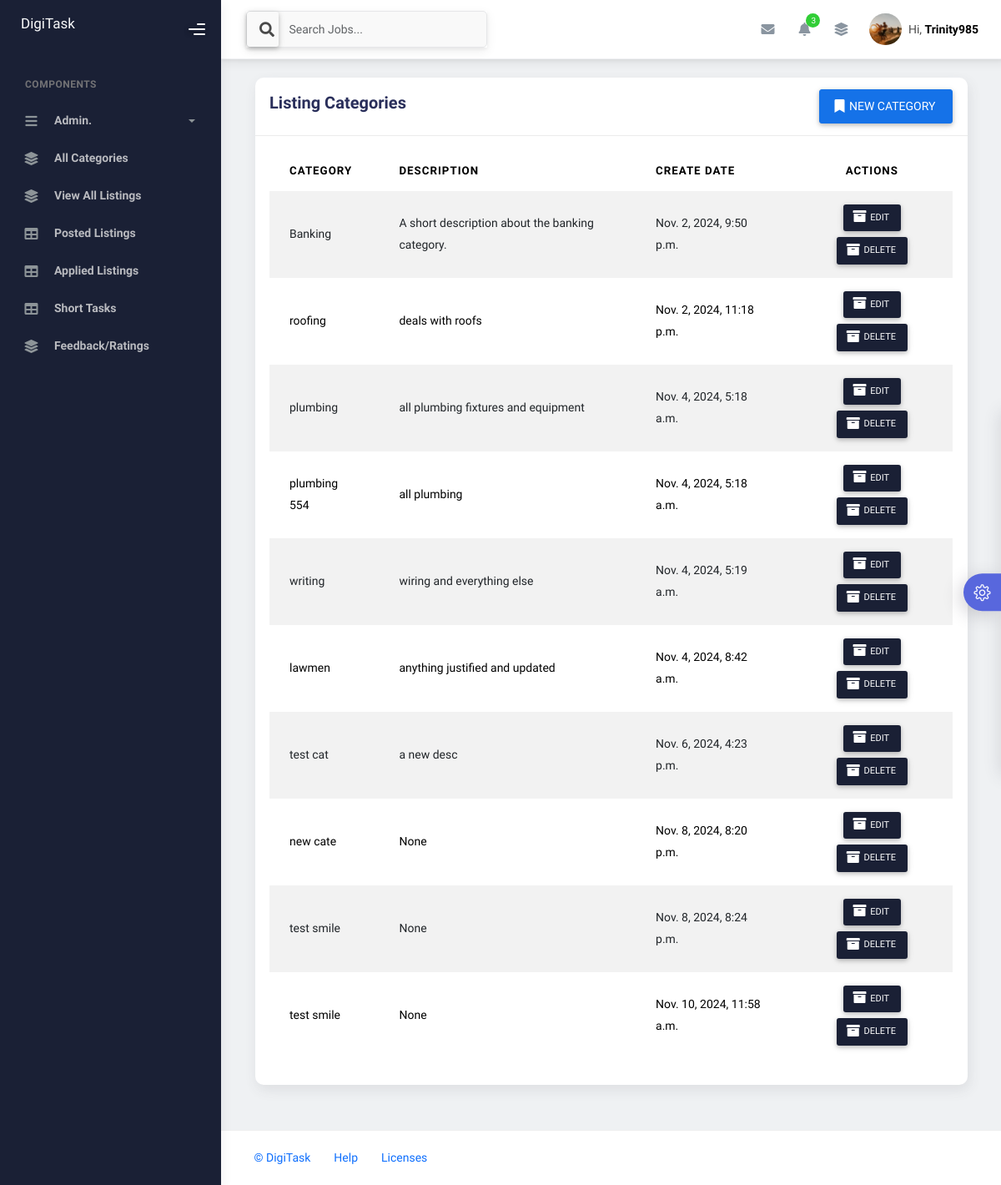
Page /dash/categories/ (signed in) on the committed database.
### chats/models.py (models this page shows, shortened)
class Profile(models.Model):
    user = models.OneToOneField(User, on_delete=models.CASCADE, related_name="profile")
    phone = models.CharField(max_length=15, blank=True, null=True)
    company = models.ForeignKey(Company, on_delete=models.SET_NULL, blank=True, null=True)
    bio = models.TextField(blank=True, null=True)
    instagram = models.CharField(max_length=100, blank=True, null=True)
    linkedin = models.CharField(max_length=100, blank=True, null=True)
    avatar = models.ImageField(null=True, default="avatar5.png")

### dash/models.py (models this page shows, shortened)
class Category(models.Model):
    category = models.CharField(max_length=50)
    description = models.TextField(null=True, blank=True)
    create_date = models.DateTimeField(auto_now_add=True)

### dash/views.py (the view)
# urls.py: path('categories/', views.categories, name="categories"),
@login_required(login_url='sign_in')
def categories(request):
    if request.method == 'POST':
        source = request.POST.get('source')
        category = request.POST.get('category'),
        description = request.POST.get('description')
        if source == 'new_category':
            Category.objects.create(category=category, description=description)
            messages.success(request, "New category added")
            return redirect('categories')
        elif source == 'edit_category':
            item_id = request.POST.get('id')
            category = get_object_or_404(Category, id=item_id)
            category.category = request.POST.get('category')
            category.description = request.POST.get('description')
            category.save()
            messages.success(request, "Category succesfully updated.")
            return redirect('categories')
    else:
        categories = Category.objects.all()
        context = {'categories': categories}
        return render(request, 'dash_categories.html', context)

### chats/context_processors.py (called while the page is built)
def user_profile(request):
    if request.user.is_authenticated:
        profile = get_object_or_404(User, username=request.user)
        context = {'profile': profile}
        return context
    else:
        context = {}
        return context

def to_do(request):
    if request.user.is_authenticated:
        list_items = To_Do.objects.filter(user=request.user)
        context = {'to_do_items': list_items}
        return context
    else:
        context = {}
        return context

def notes(request):
    if request.user.is_authenticated:
        my_notes = My_Note.objects.filter(user=request.user)
        context = {'notes': my_notes}
        return context
    else:
        context = {}
        return context

def recent_messages(request):
    if request.user.is_authenticated:
        user = request.user
        messages = Chat_Message.objects.filter(sender=user).union(Chat_Message.objects.filter(receiver=user)).order_by('-create_date')
        recent_users = {}
        for message in messages:
            other_user = message.receiver if message.sender == user else message.sender
            if other_user not in recent_users:
                recent_users[other_user] = message
        user_messages = list(recent_users.values())
        context = {'recent_messages': user_messages}
        return context
    else:
        context = {}
        return context

### dash/context_processors.py (called while the page is built, shortened)
def search_jobs(request):
    q = request.GET.get('q', '')
    if request.user.is_authenticated:
        jobs = Job_Listing.objects.exclude(created_by=request.user).filter(
            Q(job__icontains=q) |
            Q(created_by__username__icontains=q) |
            Q(category__category__icontains=q) |
            Q(description__icontains=q) |
            Q(location__icontains=q) |
            Q(nature__name__icontains=q),
            status='posted'
        )
    context = {'search_query': q, 'listings': jobs}
    return context

def notes_context(request):
    if request.user.is_authenticated:
        count = Notification.objects.filter(user=request.user, is_read=False).count()
        latest_notifications = Notification.objects.filter(user=request.user, is_read=False).order_by('-create_date')[:5]
    else:
        count = 0
        latest_notifications = []
    context = {'total_unread_notes': count, 'latest_notes': latest_notifications}
    return context

### dash/models.py (called while the page is built)
    def __str__(self):
        return self.name

### templates/dash_categories.html (shortened to what this page needs)
{% extends 'dash_main.html' %}
{% block main %}
<div class="page-inner">
    <div class="page-category">
        <div class="container">
            <div class="col-md-12">
                <div class="card">
                    <div class="card-header d-flex w-100 justify-content-between">
                        <div class="card-title">Listing Categories</div>
                        <button class="btn btn-primary float-end" data-bs-toggle="modal"
                            data-bs-target="#newCategoryModal">
                            <span class="btn-label">
                            </span>
                            New Category
                        </button>
                    </div>
                    <div class="card-body">
                        <div class="table-responsive">
                            <table class="table table-striped table-hover">
                                <thead>
                                    <tr>
                                        <th scope="col">Category</th>
                                        <th scope="col">Description</th>
                                        <th scope="col">Create Date</th>
                                        <th scope="col" class="text-center">Actions</th>
                                    </tr>
                                </thead>
                                <tbody>
                                    {% for category in categories %}
                                    <tr>
                                        <td>{{ category.category }}</td>
                                        <td>{{ category.description }}</td>
                                        <td>{{ category.create_date }}</td>
                                        <td>
                                            <div class="d-flex flex-wrap justify-content-center gap-2">
                                                <button class="btn btn-sm btn-black" data-bs-toggle="modal"
                                                    data-bs-target="#EditCategoryModal{{ category.id }}">
                                                    <span class="btn-label">
                                                    </span>
                                                    Edit
                                                </button>
                                                <button class="btn btn-sm btn-black">
                                                    <span class="btn-label">
                                                    </span>
                                                    Delete
                                                </button>
                                            </div>
                                        </td>
                                    </tr>
                                    {% endfor %}
                                </tbody>
                            </table>
                        </div>
                    </div>
                </div>
            </div>
        </div>
    </div>
</div>
{% endblock %}

### templates/dash_components/nav.html (shortened to what this page needs)
{% load static %}
<nav class="navbar navbar-header navbar-header-transparent navbar-expand-lg border-bottom">
  <div class="container-fluid">
    <nav class="navbar navbar-header-left navbar-expand-lg navbar-form nav-search p-0 d-none d-lg-flex">
      <form action="{% url 'job_listings' %}">
        <div class="input-group">
          <div class="input-group-prepend">
            <button type="submit" class="btn btn-search pe-1">
              <i class="fa fa-search search-icon"></i>
            </button>
          </div>
          <input type="text" name="q" value="{{ search_query }}" placeholder="Search Jobs..." class="form-control" />
        </div>
      </form>
    </nav>
    <ul class="navbar-nav topbar-nav ms-md-auto align-items-center">
      <li class="nav-item topbar-icon dropdown hidden-caret">
        <a class="nav-link dropdown-toggle" href="#" id="messageDropdown" role="button" data-bs-toggle="dropdown"
          aria-haspopup="true" aria-expanded="false">
          <i class="fa fa-envelope"></i>
        </a>
      </li>
      <li class="nav-item topbar-icon dropdown hidden-caret">
        <a class="nav-link dropdown-toggle" href="#" id="notifDropdown" role="button" data-bs-toggle="dropdown"
          aria-haspopup="true" aria-expanded="false">
          <i class="fa fa-bell"></i>
          <span class="notification">{{ total_unread_notes }}</span>
        </a>
      </li>
      <li class="nav-item topbar-icon dropdown hidden-caret">
        <a class="nav-link" data-bs-toggle="dropdown" href="#" aria-expanded="false">
          <i class="fas fa-layer-group"></i>
        </a>
      </li>
      <li class="nav-item topbar-user dropdown hidden-caret">
        <a class="dropdown-toggle profile-pic" data-bs-toggle="dropdown" href="#" aria-expanded="false">
          <div class="avatar-sm">
            <img src="{{ profile.profile.avatar.url }}" alt="..." class="avatar-img rounded-circle" />
          </div>
          <span class="profile-username">
            <span class="op-7">Hi,</span>
            <span class="fw-bold">{{ request.user|capfirst }}</span>
          </span>
        </a>
      </li>
    </ul>
  </div>
</nav>

### static/assets/css/notifications.css (style rules this page uses)
body { background: #EFF1F3; min-height: 100vh; position: relative; }

### rows in the picture
Category: category "Banking", description "A short description about the banking category.", create_date "Nov. 2, 2024, 9:50 p.m."
Category: category "roofing", description "deals with roofs", create_date "Nov. 2, 2024, 11:18 p.m."
Category: category "plumbing", description "all plumbing fixtures and equipment", create_date "Nov. 4, 2024, 5:18 a.m."
Category: category "plumbing 554", description "all plumbing", create_date "Nov. 4, 2024, 5:18 a.m."
Category: category "writing", description "wiring and everything else", create_date "Nov. 4, 2024, 5:19 a.m."
Category: category "lawmen", description "anything justified and updated", create_date "Nov. 4, 2024, 8:42 a.m."
Category: category "test cat", description "a new desc", create_date "Nov. 6, 2024, 4:23 p.m."
Category: category "new cate", description "None", create_date "Nov. 8, 2024, 8:20 p.m."
Category: category "test smile", description "None", create_date "Nov. 8, 2024, 8:24 p.m."
Category: category "test smile", description "None", create_date "Nov. 10, 2024, 11:58 a.m."

### other values in the picture
{{ total_unread_notes }} "3"
{{ request.user|capfirst }} "Trinity985"
